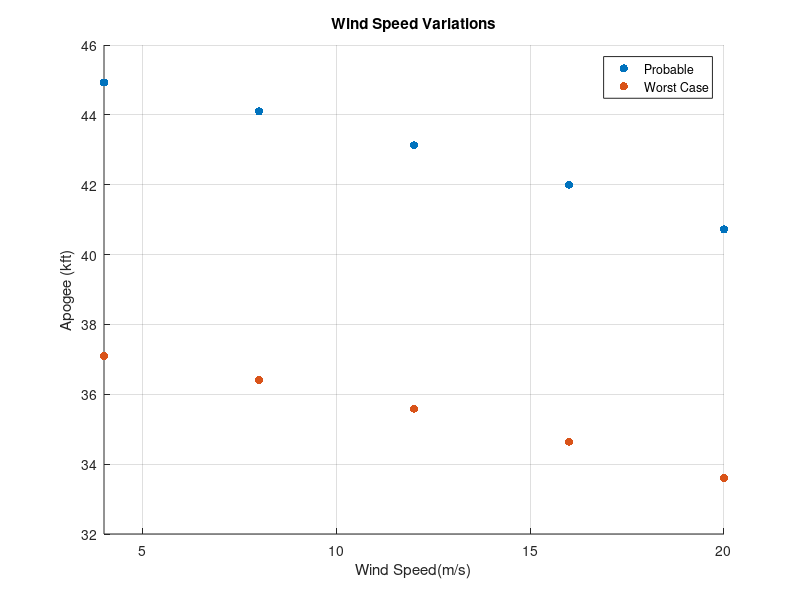
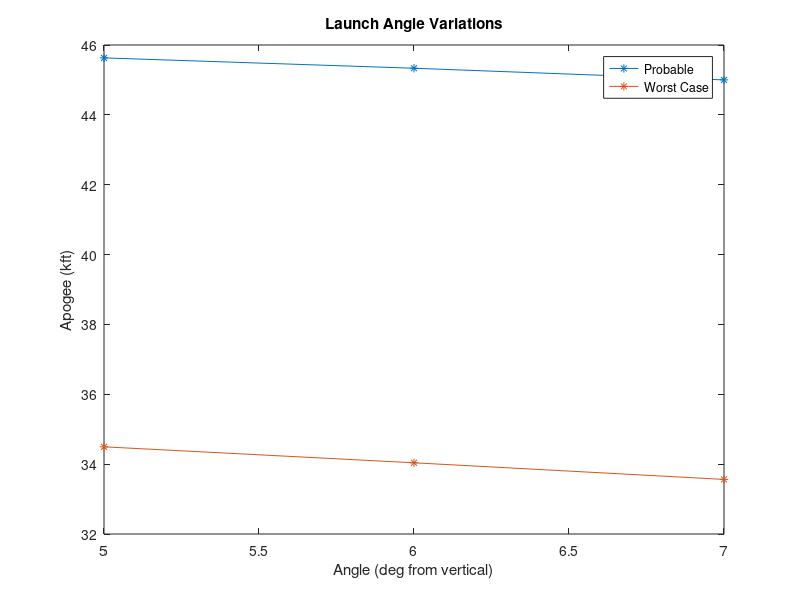
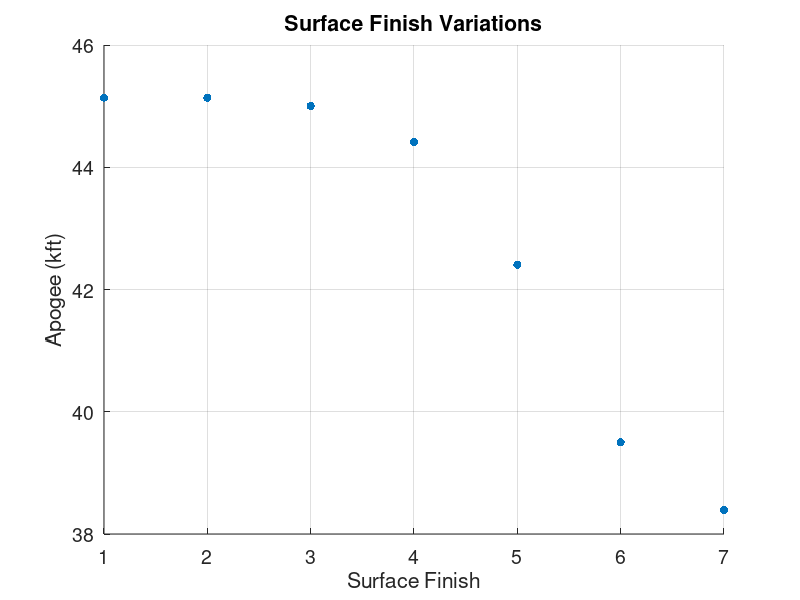

The MATLAB script that drew these images, in order:
%% Plot Wind Speed Variations
WindSpeed = [4 8 12 16 20]
Altitude_Wind = [44.927 44.098 43.126 42.001 40.720]
Altitude_Wind_WC = [37.093 36.401 35.588 34.644 33.600]
scatter (WindSpeed, Altitude_Wind,'filled')
hold on 
scatter (WindSpeed, Altitude_Wind_WC,'filled')
grid on 
xlabel('Wind Speed(m/s)')
ylabel('Apogee (kft)')
title('Wind Speed Variations')
legend('Probable', 'Worst Case', 'Location', 'best')
axis([4, 20, 32, 46])
%set(gca,'fontsize', 14)
figure() 

%% Plot Mass Variations

Mass = [59.3, 60.3, 61.3, 62.3, 64.3, 69.3, 74.3, 79.3, 84.3]
Altitude_Mass = [44.411 43.537 42.686 41.860 40.261 36.607 33.384 30.552 27.987] 
Altitude_Mass_WC = [41.761, 40.919, 20.098, 39.327,37.782, 34.258, 31.161, 28.393, 25.967]
%plot (Mass, Altitude_Mass, '-*', Mass, Altitude_Mass_WC, '-*')
scatter(Mass, Altitude_Mass, 'filled')
grid on 
xlabel('Mass (lbs)')
ylabel('Apogee (kft)')
title('Mass Variations')
%legend('Probable', 'Worst Case')
axis([59, 85, 0, 45])
%xticks([75 77 79 81 83 85])
%yticks([0 5 10 15 20 25 30 35 40 45])
set(gca,'fontsize', 14)
%figure() 
%% Launch Angle Variations

Launch_Angle = [5 6 7]
Altitude_Angle = [45.631 45.335 45.001] 
Altitude_Angle_WC = [34.496 34.039, 33.563] 
plot (Launch_Angle, Altitude_Angle, '-*', Launch_Angle, Altitude_Angle_WC, '-*')
xlabel('Angle (deg from vertical)')
ylabel('Apogee (kft)')
title('Launch Angle Variations')
legend('Probable', 'Worst Case', 'Location', 'best')
%axis([5, 7, 39, 46])
%set(gca,'fontsize', 14)
figure() 
%% Surface Finish Variations
SF = [ 1 2 3 4 5 6 7]
Altitude_SF = [45.138 45.137 45.001 44.417 42.408 39.499 38.397]
scatter (SF, Altitude_SF, 'filled')
xlabel('Surface Finish')
ylabel('Apogee (kft)')
title('Surface Finish Variations')
axis([1, 7, 38, 46])
grid on 
set(gca,'fontsize', 14)